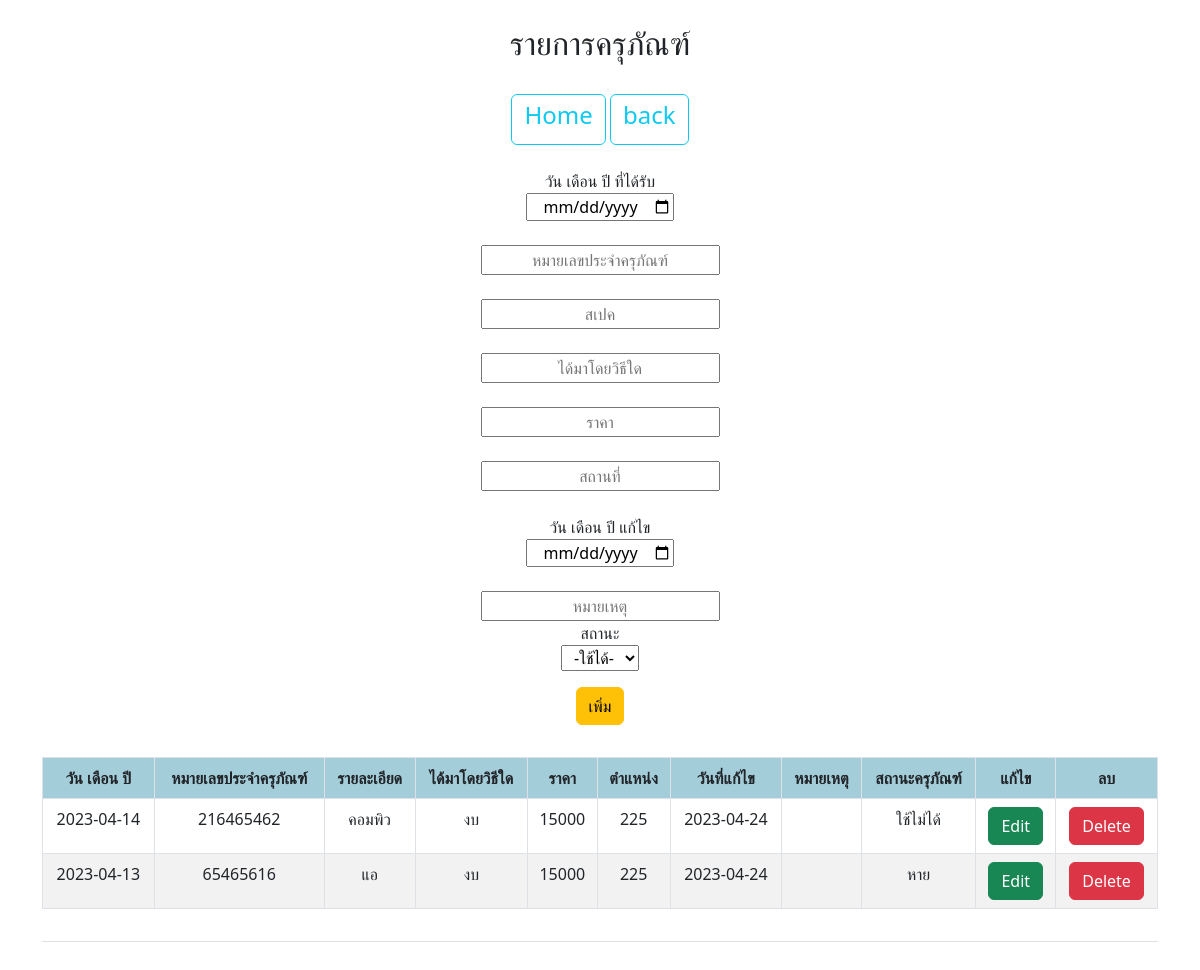
The page /anudata.php (signed in) on the database its author committed.
### tables this page shows
CREATE TABLE `data1` (
  `number` int(5) UNSIGNED ZEROFILL NOT NULL,
  `day` varchar(200) NOT NULL,
  `itemcode` varchar(200) NOT NULL,
  `detail` varchar(200) NOT NULL,
  `get1` varchar(200) NOT NULL,
  `price` varchar(200) NOT NULL,
  `location` varchar(200) NOT NULL,
  `edit` varchar(200) NOT NULL,
  `note` varchar(200) NOT NULL,
  `status` varchar(200) NOT NULL
);

### anudata.php (the view, shortened to what this page needs)
<?php
    include 'condb.php';
?>
<!DOCTYPE html>
<html lang="en">
<head>
    <link rel="stylesheet" href="css/bootstrap.min.css">
    <link rel="stylesheet" href="zstyle.css">
</head>
<body>
<div class="container">
    <br>
<h2>รายการครุภัณฑ์</h2>
<br>
<a href="index.php" class="btn btn-outline-info"> <h4> Home </h4></a>
<a href="forad.php" class="btn btn-outline-info"> <h4> back </h4></a>
<br>
<br>
<form action="anudata_db.php" method="POST" >
<label for="day">วัน เดือน ปี ที่ได้รับ</label><br>
<input type="date" id="day" name="day" required><br>
<br>
<input type="text" name="number" placeholder="หมายเลขประจำครุภัณฑ์" required><br>
<br>
<input type="text" name="dat" placeholder="สเปค" required><br>
<br>
<input type="text" name="get" placeholder="ได้มาโดยวิธีใด" required><br>
<br>
<input type="text" name="pri" placeholder="ราคา" required><br>
<br>
<input type="text" name="loc" placeholder="สถานที่" required><br>
<br>
<label for="day">วัน เดือน ปี แก้ไข</label><br>
<input type="date"  name="edit" required value="<?php echo $row['edit']?>"><br>
<br>
<input type="text" name="note" placeholder="หมายเหตุ"><p>
สถานะ<br>
    <select name="sta" required>
            <option value="ใช้ได้">-ใช้ได้-</option>
    </select>
<p>
<input type="submit" name="submit" value="เพิ่ม" class="btn btn-warning">
<div class="d-flex flex-wrap justify-content-center py-3 mb-4 border-bottom">
    <table class="table table-striped table-bordered table-hover">
                <tr style="background-color: lightblue;">
                    <th> วัน เดือน ปี</th>
                    <th> หมายเลขประจำครุภัณฑ์</th>
                    <th> รายละเอียด</th>
                    <th> ได้มาโดยวิธีใด</th>
                    <th> ราคา</th>
                    <th> ตำแหน่ง</th>
                    <th> วันที่แก้ไข</th>
                    <th> หมายเหตุ</th>
                    <th> สถานะครุภัณฑ์</th>
                    <th> แก้ไข</th>
                    <th> ลบ</th>
                </tr>
                <?php
                    $mysql = "SELECT * FROM data1";
                    $result = mysqli_query($conn,$mysql);
                    while($row = mysqli_fetch_array($result)){
                ?>
                    <tr>
                        <td><?php echo $row ["day"]; ?></td>
                        <td><?php echo $row ["itemcode"]; ?></td>
                        <td><?php echo $row ["detail"]; ?></td>
                        <td><?php echo $row ["get1"]; ?></td>
                        <td><?php echo $row["price"]; ?></td>
                        <td><?php echo $row["location"]; ?></td>
                        <td><?php echo $row["edit"]; ?></td>
                        <td><?php echo $row["note"]; ?></td>
                        <td><?php echo $row["status"]; ?></td>
                        <td><a href="anuupdate.php?id=<?php echo $row["number"]; ?>" class="btn btn-success">Edit</a></td>
                        <td><a onclick="myFunction()" class="btn btn-danger">Delete</a></td>
                    </tr>
            <?php } ?>
            </table>
            </div>
<br>
</div>
</body>
</html>

### zstyle.css (style rules this page uses)
* { text-align: center; border: 50; }

### rows shown on the page
data1: day "2023-04-14", itemcode "216465462", detail "คอมพิว", get1 "งบ", price "15000", location "225", edit "2023-04-24", status "ใช้ไม่ได้"
data1: day "2023-04-13", itemcode "65465616", detail "แอ", get1 "งบ", price "15000", location "225", edit "2023-04-24", status "หาย"
